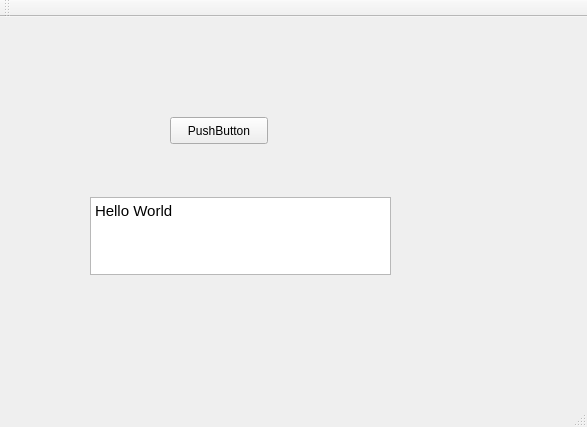
<?xml version="1.0" encoding="UTF-8"?>
<ui version="4.0">
 <class>MainWindow</class>
 <widget class="QMainWindow" name="MainWindow">
  <property name="geometry">
   <rect>
    <x>0</x>
    <y>0</y>
    <width>587</width>
    <height>427</height>
   </rect>
  </property>
  <property name="windowTitle">
   <string>MainWindow</string>
  </property>
  <widget class="QWidget" name="centralWidget">
   <widget class="QPushButton" name="pushButton">
    <property name="geometry">
     <rect>
      <x>170</x>
      <y>100</y>
      <width>98</width>
      <height>27</height>
     </rect>
    </property>
    <property name="text">
     <string>PushButton</string>
    </property>
   </widget>
   <widget class="QTextEdit" name="textEdit">
    <property name="geometry">
     <rect>
      <x>90</x>
      <y>180</y>
      <width>301</width>
      <height>78</height>
     </rect>
    </property>
    <property name="html">
     <string>&lt;!DOCTYPE HTML PUBLIC &quot;-//W3C//DTD HTML 4.0//EN&quot; &quot;http://www.w3.org/TR/REC-html40/strict.dtd&quot;&gt;
&lt;html&gt;&lt;head&gt;&lt;meta name=&quot;qrichtext&quot; content=&quot;1&quot; /&gt;&lt;style type=&quot;text/css&quot;&gt;
p, li { white-space: pre-wrap; }
&lt;/style&gt;&lt;/head&gt;&lt;body style=&quot; font-family:'Ubuntu'; font-size:11pt; font-weight:400; font-style:normal;&quot;&gt;
&lt;p style=&quot; margin-top:0px; margin-bottom:0px; margin-left:0px; margin-right:0px; -qt-block-indent:0; text-indent:0px;&quot;&gt;Hello World&lt;/p&gt;
&lt;p style=&quot;-qt-paragraph-type:empty; margin-top:0px; margin-bottom:0px; margin-left:0px; margin-right:0px; -qt-block-indent:0; text-indent:0px;&quot;&gt;&lt;br /&gt;&lt;/p&gt;&lt;/body&gt;&lt;/html&gt;</string>
    </property>
   </widget>
  </widget>
  <widget class="QMenuBar" name="menuBar">
   <property name="geometry">
    <rect>
     <x>0</x>
     <y>0</y>
     <width>587</width>
     <height>25</height>
    </rect>
   </property>
  </widget>
  <widget class="QToolBar" name="mainToolBar">
   <attribute name="toolBarArea">
    <enum>TopToolBarArea</enum>
   </attribute>
   <attribute name="toolBarBreak">
    <bool>false</bool>
   </attribute>
  </widget>
  <widget class="QStatusBar" name="statusBar"/>
 </widget>
 <layoutdefault spacing="6" margin="11"/>
 <resources/>
 <connections>
  <connection>
   <sender>pushButton</sender>
   <signal>clicked()</signal>
   <receiver>textEdit</receiver>
   <slot>clear()</slot>
   <hints>
    <hint type="sourcelabel">
     <x>219</x>
     <y>153</y>
    </hint>
    <hint type="destinationlabel">
     <x>206</x>
     <y>260</y>
    </hint>
   </hints>
  </connection>
 </connections>
</ui>
